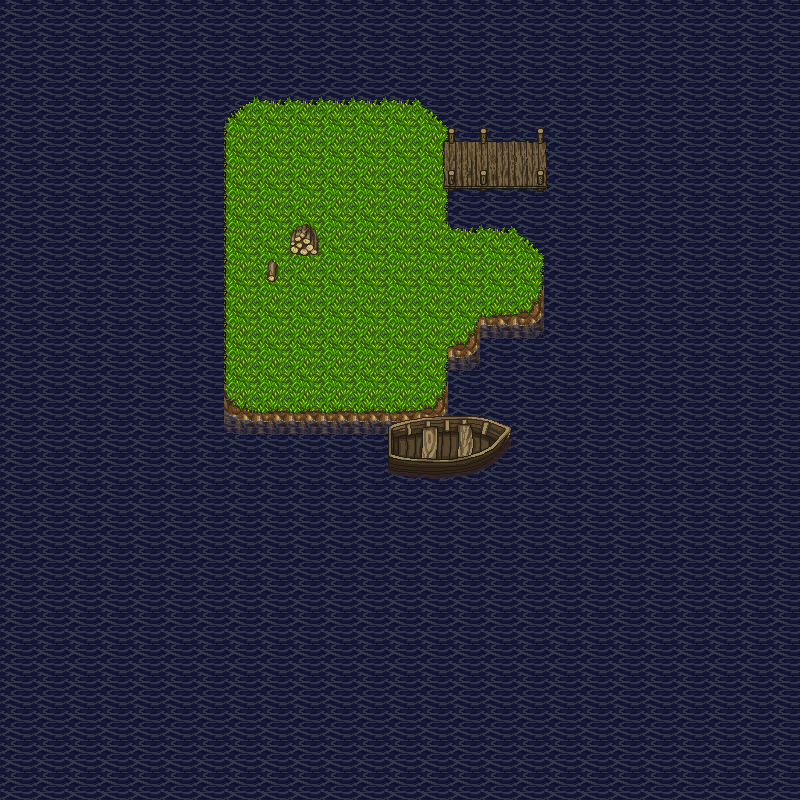

A level layout from a 2D game, rendered from its tile map. Below: a short description, then the map file with tile-grid data replaced by summaries:
An orthogonal 25x25 tile map with 32x32 px tiles, 2 tile layers (Tile Layer 1, Tile Layer 2).

<map version="1.0" orientation="orthogonal" width="25" height="25" tilewidth="32" tileheight="32">
 <tileset firstgid="1" name="test" tilewidth="32" tileheight="32">
  <image source="../../images/tilesets/test.png" width="512" height="512" />
 </tileset>
 <layer name="Tile Layer 1" width="25" height="25">
  <data>[625 cells, 625 non-empty, 13 distinct tile ids]</data>
 </layer>
 <layer name="Tile Layer 2" width="25" height="25">
  <data>[625 cells, 20 non-empty, 20 distinct tile ids]</data>
 </layer>
</map>
